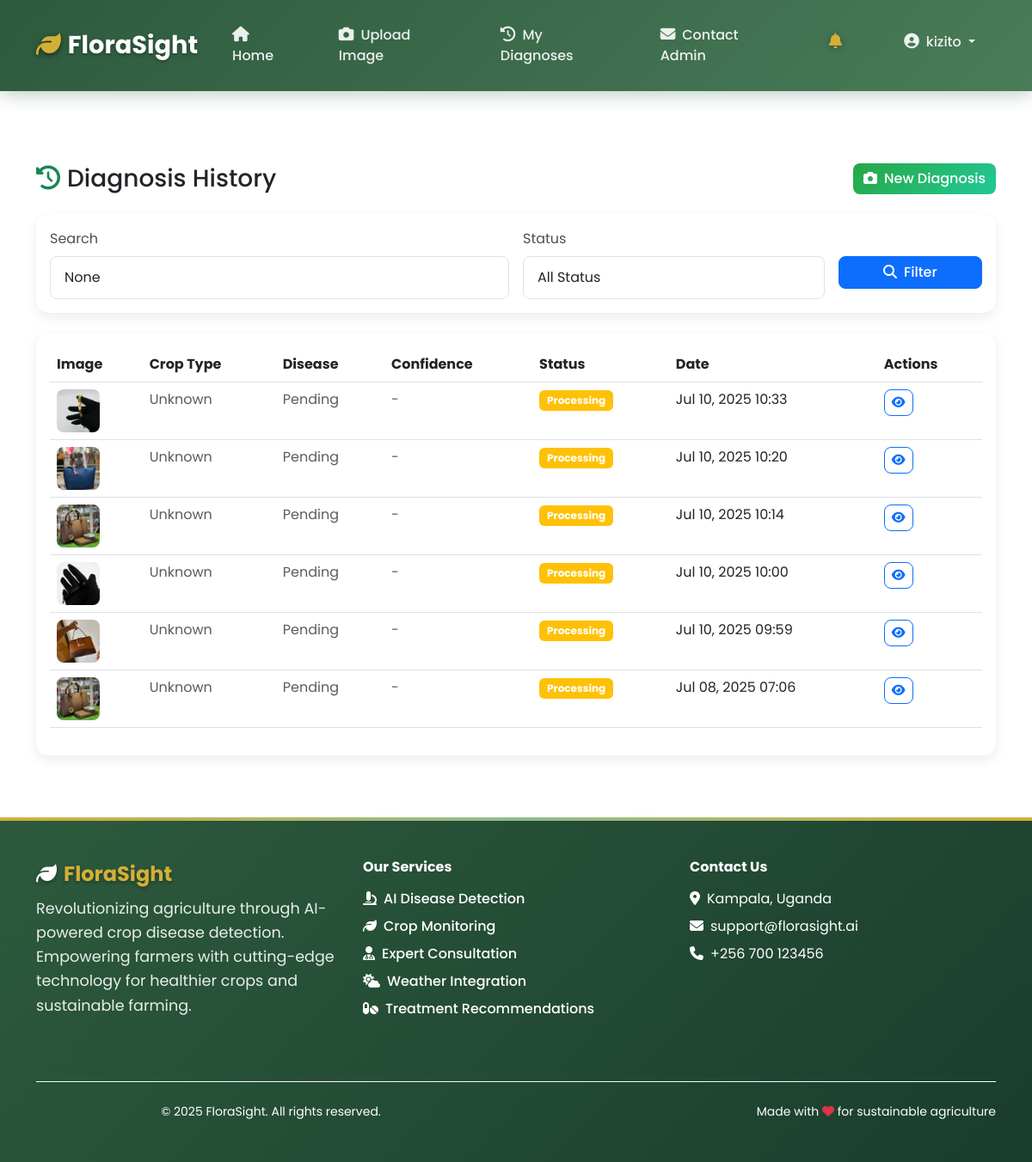
/diagnoses/ (signed in), run on the app's committed database.
### crops/models.py (models this page shows, shortened)
class Diagnosis(models.Model):
    id = models.UUIDField(primary_key=True, default=uuid.uuid4, editable=False)
    user = models.ForeignKey(User, on_delete=models.CASCADE)
    crop_image = models.ImageField(upload_to='crop_images/')
    crop_type = models.ForeignKey(CropType, on_delete=models.SET_NULL, null=True, blank=True)
    predicted_disease = models.ForeignKey(Disease, on_delete=models.SET_NULL, null=True, blank=True)
    confidence_score = models.FloatField(null=True, blank=True)
    severity_level = models.CharField(max_length=20, blank=True)
    affected_area_percentage = models.FloatField(null=True, blank=True)
    temperature = models.FloatField(null=True, blank=True)
    humidity = models.FloatField(null=True, blank=True)
    soil_ph = models.FloatField(null=True, blank=True)
    status = models.CharField(max_length=20, choices=[
        ('processing', 'Processing'),
        ('completed', 'Completed'),
        ('failed', 'Failed'),
    ], default='processing')
    notes = models.TextField(blank=True)
    created_at = models.DateTimeField(auto_now_add=True)
    updated_at = models.DateTimeField(auto_now=True)
    class Meta:
        ordering = ['-created_at']

### crops/views.py (the view)
# urls.py: path('diagnoses/', views.diagnosis_history, name='diagnosis_history'),
@login_required
def diagnosis_history(request):
    diagnoses = Diagnosis.objects.filter(user=request.user).order_by('-created_at')
    search_query = request.GET.get('search')
    if search_query:
        diagnoses = diagnoses.filter(
            Q(predicted_disease__name__icontains=search_query) |
            Q(crop_type__name__icontains=search_query)
        )
    status_filter = request.GET.get('status')
    if status_filter:
        diagnoses = diagnoses.filter(status=status_filter)
    paginator = Paginator(diagnoses, 10)
    page_number = request.GET.get('page')
    page_obj = paginator.get_page(page_number)
    context = {
        'page_obj': page_obj,
        'search_query': search_query,
        'status_filter': status_filter,
    }
    return render(request, 'crops/diagnosis_history.html', context)

### templates/crops/diagnosis_history.html (shortened to what this page needs)
{% extends 'base.html' %}
{% load static %}
{% block content %}
<div class="container py-4">
    <div class="row">
        <div class="col-12">
            <div class="d-flex justify-content-between align-items-center mb-4">
                <h1 class="h3 mb-0">
                    <i class="fas fa-history me-2 text-success"></i>Diagnosis History
                </h1>
                <a href="{% url 'crops:upload_image' %}" class="btn btn-success">
                    <i class="fas fa-camera me-2"></i>New Diagnosis
                </a>
            </div>
        </div>
    </div>
    <div class="row mb-4">
        <div class="col-12">
            <div class="card">
                <div class="card-body">
                    <form method="get" class="row g-3">
                        <div class="col-md-6">
                            <label for="search" class="form-label">Search</label>
                            <input type="text" class="form-control" id="search" name="search"
                                   value="{{ search_query }}" placeholder="Search by disease or crop type...">
                        </div>
                        <div class="col-md-4">
                            <label for="status" class="form-label">Status</label>
                            <select class="form-control" id="status" name="status">
                                <option value="">All Status</option>
                            </select>
                        </div>
                        <div class="col-md-2">
                            <label class="form-label">&nbsp;</label>
                            <div class="d-grid">
                                <button type="submit" class="btn btn-primary">
                                    <i class="fas fa-search me-2"></i>Filter
                                </button>
                            </div>
                        </div>
                    </form>
                </div>
            </div>
        </div>
    </div>
    <div class="row">
        <div class="col-12">
            <div class="card">
                <div class="card-body">
                    {% if page_obj %}
                    <div class="table-responsive">
                        <table class="table table-hover">
                            <thead>
                                <tr>
                                    <th>Image</th>
                                    <th>Crop Type</th>
                                    <th>Disease</th>
                                    <th>Confidence</th>
                                    <th>Status</th>
                                    <th>Date</th>
                                    <th>Actions</th>
                                </tr>
                            </thead>
                            <tbody>
                                {% for diagnosis in page_obj %}
                                <tr class="searchable-item">
                                    <td>
                                        <img src="{{ diagnosis.crop_image.url }}"
                                             alt="Crop" class="diagnosis-thumb">
                                    </td>
                                    <td>
                                        {% if diagnosis.crop_type %}
                                            {{ diagnosis.crop_type.name }}
                                        {% else %}
                                            <span class="text-muted">Unknown</span>
                                        {% endif %}
                                    </td>
                                    <td>
                                        {% if diagnosis.predicted_disease %}
                                            <span class="badge bg-danger">{{ diagnosis.predicted_disease.name }}</span>
                                        {% else %}
                                            <span class="text-muted">Pending</span>
                                        {% endif %}
                                    </td>
                                    <td>
                                        {% if diagnosis.confidence_score %}
                                            {{ diagnosis.confidence_score|floatformat:1 }}%
                                        {% else %}
                                            <span class="text-muted">-</span>
                                        {% endif %}
                                    </td>
                                    <td>
                                        <span class="badge bg-{% if diagnosis.status == 'completed' %}success{% elif diagnosis.status == 'processing' %}warning{% else %}danger{% endif %}">
                                            {{ diagnosis.get_status_display }}
                                        </span>
                                    </td>
                                    <td>{{ diagnosis.created_at|date:"M d, Y H:i" }}</td>
                                    <td>
                                        <a href="{% url 'crops:diagnosis_detail' diagnosis.id %}"
                                           class="btn btn-sm btn-outline-primary" title="View Details">
                                            <i class="fas fa-eye"></i>
                                        </a>
                                    </td>
                                </tr>
                                {% endfor %}
                            </tbody>
                        </table>
                    </div>
                    {% endif %}
                </div>
            </div>
        </div>
    </div>
</div>
{% endblock %}

### templates/base.html (shortened to what this page needs)
{% load static %}
<!DOCTYPE html>
<html lang="en">
<head>
    <link href="https://cdn.jsdelivr.net/npm/bootstrap@5.3.0/dist/css/bootstrap.min.css" rel="stylesheet">
    <link rel="stylesheet" href="https://cdnjs.cloudflare.com/ajax/libs/font-awesome/6.4.0/css/all.min.css">
    <link rel="stylesheet" href="{% static 'css/style.css' %}">
</head>
<body>
    <nav class="navbar navbar-expand-lg navbar-dark fixed-top">
        <div class="container">
            <a class="navbar-brand" href="{% url 'crops:home' %}">
                <i class="fas fa-leaf me-2"></i>FloraSight
            </a>
            <div class="collapse navbar-collapse" id="navbarNav">
                <ul class="navbar-nav me-auto">
                    {% if user.is_authenticated %}
                        {% if user.is_staff %}
                            <li class="nav-item">
                                <a class="nav-link" href="{% url 'crops:admin_panel' %}">
                                    <i class="fas fa-cogs"></i>Admin Panel
                                </a>
                            </li>
                        {% else %}
                            <li class="nav-item">
                                <a class="nav-link" href="{% url 'crops:home' %}">
                                    <i class="fas fa-home"></i>Home
                                </a>
                            </li>
                            <li class="nav-item">
                                <a class="nav-link" href="{% url 'crops:upload_image' %}">
                                    <i class="fas fa-camera"></i>Upload Image
                                </a>
                            </li>
                            <li class="nav-item">
                                <a class="nav-link" href="{% url 'crops:diagnosis_history' %}">
                                    <i class="fas fa-history"></i>My Diagnoses
                                </a>
                            </li>
                            <li class="nav-item">
                                <a class="nav-link" href="{% url 'crops:send_message_to_admin' %}">
                                    <i class="fas fa-envelope"></i>Contact Admin
                                </a>
                            </li>
                        {% endif %}
                    {% else %}
                        <li class="nav-item">
                            <a class="nav-link" href="{% url 'crops:home' %}">
                                <i class="fas fa-home"></i>Home
                            </a>
                        </li>
                    {% endif %}
                </ul>
                <ul class="navbar-nav ms-auto">
                    {% if user.is_authenticated %}
                        <li class="nav-item dropdown me-3">
                            <a class="nav-link notification-bell" href="#" data-bs-toggle="dropdown">
                                <i class="fas fa-bell"></i>
                            </a>
                        </li>
                        <li class="nav-item dropdown">
                            <a class="nav-link dropdown-toggle" href="#" role="button" data-bs-toggle="dropdown">
                                <i class="fas fa-user-circle me-2"></i>{{ user.username }}
                            </a>
                        </li>
                    {% endif %}
                </ul>
            </div>
        </div>
    </nav>
    <main class="main-content">
        {% block content %}{% endblock %}
    </main>
<footer class="footer py-5 mt-5" style="background-color: #2e7d32;">
    <div class="container footer-content text-white">
        <div class="row">
            <div class="col-lg-4 mb-4">
                <div class="footer-brand mb-2 fw-bold fs-4">
                    <i class="fas fa-leaf me-2 text-white"></i>FloraSight
                </div>
                <p class="footer-description">
                    Revolutionizing agriculture through AI-powered crop disease detection.
                    Empowering farmers with cutting-edge technology for healthier crops and sustainable farming.
                </p>
            </div>
            <div class="col-lg-4 col-md-6 mb-4">
                <h6 class="fw-bold mb-3">Our Services</h6>
                <div class="footer-links d-flex flex-column gap-2">
                    <a href="#" class="text-white"><i class="fas fa-microscope me-2 text-white"></i>AI Disease Detection</a>
                    <a href="#" class="text-white"><i class="fas fa-leaf me-2 text-white"></i>Crop Monitoring</a>
                    <a href="#" class="text-white"><i class="fas fa-user-md me-2 text-white"></i>Expert Consultation</a>
                    <a href="#" class="text-white"><i class="fas fa-cloud-sun me-2 text-white"></i>Weather Integration</a>
                    <a href="#" class="text-white"><i class="fas fa-pills me-2 text-white"></i>Treatment Recommendations</a>
                </div>
            </div>
            <div class="col-lg-4 col-md-6 mb-4">
                <h6 class="fw-bold mb-3">Contact Us</h6>
                <p class="mb-2">
                    <i class="fas fa-map-marker-alt me-2 text-white"></i>Kampala, Uganda
                </p>
                <p class="mb-2">
                    <i class="fas fa-envelope me-2 text-white"></i>support@florasight.ai
                </p>
                <p>
                    <i class="fas fa-phone me-2 text-white"></i>+256 700 123456
                </p>
            </div>
        </div>
        <div class="footer-bottom pt-4 border-top border-light mt-4">
            <div class="row align-items-center">
                <div class="col-md-6">
                    <p class="mb-0 small">
                        &copy; 2025 FloraSight. All rights reserved.
                    </p>
                </div>
                <div class="col-md-6 text-md-end">
                    <p class="mb-0 small">
                        Made with <i class="fas fa-heart text-danger"></i> for sustainable agriculture
                    </p>
                </div>
            </div>
        </div>
    </div>
</footer>
</body>
</html>

### data on the page
Diagnosis: crop_image (picture), shows "Unknown", shows "Pending", status "Processing", created_at "Jul 10, 2025 10:33"
Diagnosis: crop_image (picture), shows "Unknown", shows "Pending", status "Processing", created_at "Jul 10, 2025 10:20"
Diagnosis: crop_image (picture), shows "Unknown", shows "Pending", status "Processing", created_at "Jul 10, 2025 10:14"
Diagnosis: crop_image (picture), shows "Unknown", shows "Pending", status "Processing", created_at "Jul 10, 2025 10:00"
Diagnosis: crop_image (picture), shows "Unknown", shows "Pending", status "Processing", created_at "Jul 10, 2025 09:59"
Diagnosis: crop_image (picture), shows "Unknown", shows "Pending", status "Processing", created_at "Jul 08, 2025 07:06"

### other printed values
{{ user.username }} "kizito"
